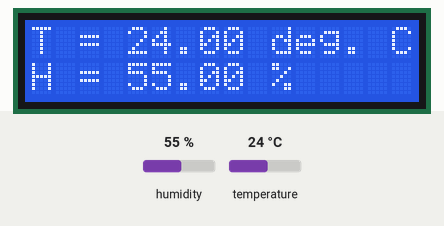
The sketch below on a simulated Arduino Uno, built with avr-gcc and run on an emulated ATmega328P. On the bench: 16×2 character LCD. Inputs (shaded band) come from the test bench; at power-on: humidity 55 %, temperature 24 °C.

Above: at 3.6 s.
3.7 s: humidity set to 22 %
At 7.3 s:
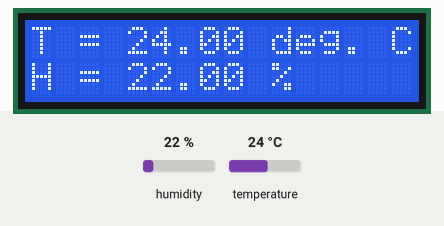
8.2 s: temperature set to 12 °C
At 9.6 s:
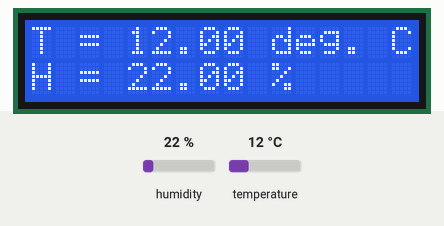
12.7 s: humidity set to 40 %
At 15.5 s:
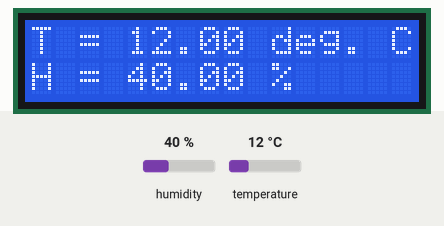
17.2 s: temperature set to 19 °C
At 19.0 s:
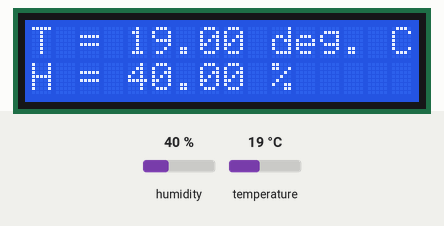
Timing chart, 0 to 20.5 s (numbered marks = the images above; inputs shaded):
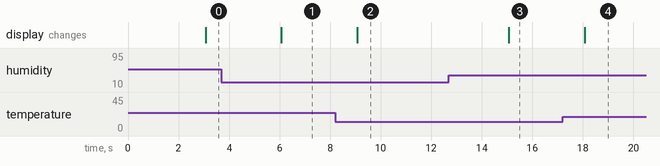

Measured:
- after the input at 3.7 s, the display: changes after 2.4 s (image 1)
- after the input at 8.2 s, the display: changes after 0.87 s (image 2)
- after the input at 12.7 s, the display: changes after 2.4 s (image 3)
- after the input at 17.2 s, the display: changes after 0.87 s (image 4)

The sketch:

weather_station_with_lcd.ino
```cpp
#include <dht_nonblocking.h>
#define DHT_SENSOR_TYPE DHT_TYPE_11
#include <LiquidCrystal.h>

static const int DHT_SENSOR_PIN = 8;
DHT_nonblocking dht_sensor( 8, DHT_TYPE_11 );

// initialize the library with the numbers of the interface pins
LiquidCrystal lcd(12,11,5,4,3,2);

/*
 * Display fixe text .
 */
void setup( )
{
  lcd.begin(16, 2);
  lcd.print( "T = " );
  lcd.setCursor(10, 0);
  lcd.print( "deg. C" );
  lcd.setCursor(0, 1);
  lcd.print( "H = " );
  lcd.setCursor(10, 1);
  lcd.print( "%" );
}

/*
 * Poll for a measurement, keeping the state machine alive.  Returns
 * true if a measurement is available.
 */
static bool measure_environment( float *temperature, float *humidity )
{
  static unsigned long measurement_timestamp = millis( );

  /* Measure once every four seconds. */
  if( millis( ) - measurement_timestamp > 3000ul )
  {
    if( dht_sensor.measure( temperature, humidity ) == true )
    {
      measurement_timestamp = millis( );
      return( true );
    }
  }

  return( false );
}

/*
 * Main program loop.
 */
void loop( )
{
  float temperature;
  float humidity;

  /* Measure temperature and humidity.  If the functions returns
     true, then a measurement is available. */
  if( measure_environment( &temperature, &humidity ) == true )
  {
   /*
    * Display  changing text.
    */
    lcd.setCursor(4, 0);
    lcd.print( temperature );
    lcd.setCursor(4, 1);
    lcd.print( humidity );

  }
//  delay(1000);
}
```
